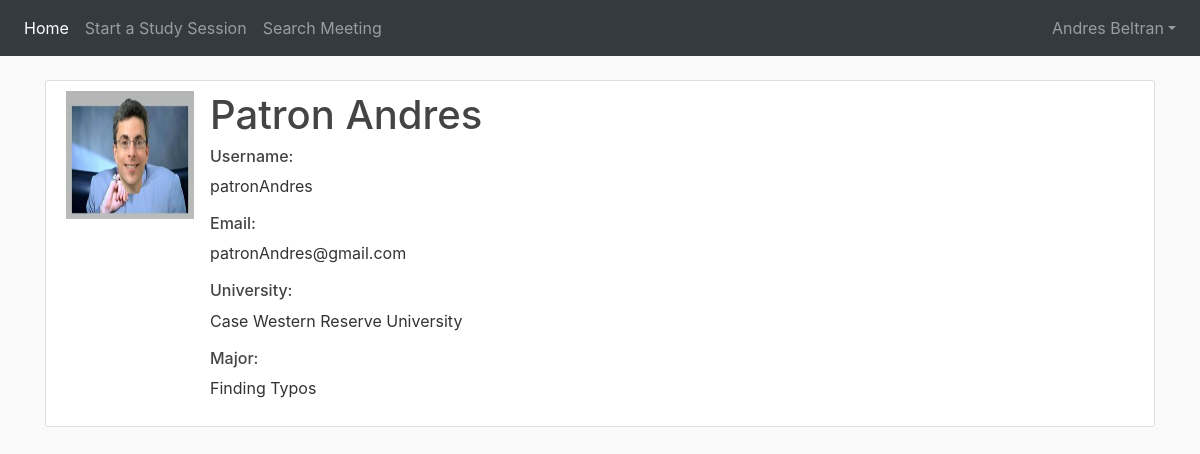
Page /profile/8/ (signed in) on the committed database.
### USERS/models.py (models this page shows, shortened)
class Profile(models.Model):
    user = models.OneToOneField(User, on_delete=models.CASCADE)
    image = models.ImageField(default='default.jpg', upload_to='profile_pics')
    university = models.CharField(max_length=50, default="No University")
    major = models.CharField(max_length=20, default="Undecided")

### USERS/views.py (the view, shortened to what this page needs)
# urls.py: path('profile/<int:pk>/', user_views.ProfileDetailView.as_view(), name='profile'),
class ProfileDetailView(LoginRequiredMixin, DetailView):
    model = Profile
    template_name = 'USERS/profile.html'
    def get_context_data(self, **kwargs):
        context = super().get_context_data(**kwargs)
        u_form = UserUpdateForm(instance=self.request.user)
        p_form = ProfileUpdateForm(instance=self.request.user.profile)
        context['u_form'] = u_form
        context['p_form'] = p_form
        return context

### USERS/templates/USERS/profile.html (shortened to what this page needs)
{% extends "USERS/base.html" %}
{% load crispy_forms_tags %}
{% block content %}
<div class="content-section">
      <div class="media">
      <img class="mr-3" style="width: 128px; height: 128px" src={{ object.image.url }} >
      <div class="media-body">
       <h1 class="mt-0">{{ object.user.first_name }} {{ object.user.last_name }}</h1>
          <h6>Username:</h6>
          <p>{{ object.user.username }}</p>
          <h6>Email:</h6>
          <p>{{ object.user.email }}</p>
          <h6>University:</h6>
          <p>{{ object.university }}</p>
          <h6>Major:</h6>
          <p>{{ object.major }}</p>
      </div>
    </div>
</div>
{% endblock content %}

### USERS/templates/USERS/navbar.html (shortened to what this page needs)
<nav class="navbar navbar-expand-lg navbar-dark bg-dark fixed-top">
    <div class="collapse navbar-collapse" id="navbarsExampleDefault">
            <ul class="navbar-nav mr-auto">
                <li class="nav-item active">
                    <a class="nav-link" href="{% url 'meetings-list' %}">Home <span class="sr-only">(current)</span></a>
                </li>
                <li class="nav-item">
                    <a class="nav-link" href="{% url 'meeting-create' %}">Start a Study Session</a>
                </li>
                <li class="nav-item">
                    <a class="nav-link" href="{% url 'meeting-search' %}">Search Meeting</a>
                </li>
            </ul>
            <ul class="navbar-nav ml-auto nav-flex-icons">
                <li class="nav-item dropdown">
                    <a class="nav-link dropdown-toggle" href="#" id="dropdown01" data-toggle="dropdown"
                       aria-haspopup="true" aria-expanded="false">
                     {{ user.first_name }} {{ user.last_name }}</a>
                </li>
            </ul>
        </div>
    </nav>

### USERS/static/USERS/main.css (style rules this page uses)
body { background: #fafafa; color: #333333; margin-top: 5rem; }
h1, h2, h3, h4, h5, h6 { color: #444444; }
ul { margin: 0; }
.content-section { background: #ffffff; padding: 10px 20px; border: 1px solid #dddddd; border-radius: 3px; margin-bottom: 20px; }

### rows in the picture
Profile: image (placeholder picture), user.first_name "Patron", user.last_name "Andres", user.username "patronAndres", user.email "patronAndres@gmail.com", university "Case Western Reserve University", major "Finding Typos"

### other values in the picture
{{ user.first_name }} "Andres"
{{ user.last_name }} "Beltran"
